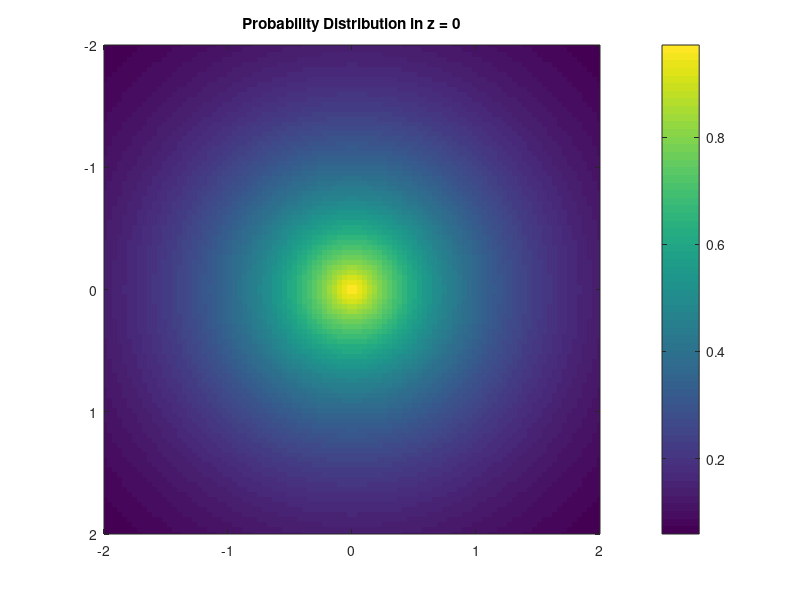

This figure's MATLAB source: (Note: this script raises an error after producing the figure.)
%% Homework 9
%% Introduction
% * Author:                   Sulan Pathiranage
% * Class:                    ESE 582
% * Date:                     Updated 3/25/24

%% Probability
p0 = 1;
x = linspace(-2, 2, 100);
y = transpose(x);
p = sqrt(x.^2+y.^2);
I = 1/p0 * exp(-p/p0);
figure(1)
imagesc(x,y,I), xlim([-2 2]), ylim([-2,2]), colorbar, title("Probability Distribution in z = 0");
%% Shot Noise
I_max = 3;
lambda = 561e-9;
d= 15e-3;

x_pix = 1920; % pixel numbers of CMOS camera
y_pix = 1200;
pix_size = 5.86e-6; % pixel size of CMOS camera
[X, Y] = meshgrid( linspace(-x_pix*pix_size/2,x_pix*pix_size/2,x_pix), linspace(-y_pix*pix_size/2,y_pix*pix_size/2,y_pix));
x = X(1,:);
y = Y(:,1);


w1 = 3e-6;
w2 = 3.1e-6;
I1 = 0.5*I_max*(1+cos(2*pi*X*(w1/(lambda*d))));
I2 = 0.5*I_max*(1+cos(2*pi*X*(w2/(lambda*d))));

%noise
param = 3;
shotnoisei1 = poissrnd(param, size(I1));
shotnoisei2 = poissrnd(param, size(I2));

I1_noisy = poissrnd(I1);
I2_noisy = poissrnd(I2);
%I1_noisyd = I1 + shotnoisei1;
%I2_noisyd = I2+shotnoisei2;

%fit
interferenceEqn = '1/2 * a * (1 + cos(2*pi*x*b/(561E-9*15E-3) + c)) + d';
initGuess1 = [max(I1_noisy(:))-min(I1_noisy(:)) 2.5e-6 0 min(I1_noisy(:))];
initGuess2 = [max(I2_noisy(:))-min(I2_noisy(:)) 2.5e-6 0 min(I2_noisy(:))];
f1 = fit(X(:),I1_noisy(:),interferenceEqn,'Start',initGuess1);
f2 = fit(X(:),I2_noisy(:),interferenceEqn,'Start',initGuess2);

fh = figure(2);
fh.WindowState = 'maximized';
subplot(2,2,1), imagesc(x, y, I1), title("Intensity \omega = 3.0\mum"), colorbar, xlabel("Distance (m)"), ylabel("Distance (m)");
subplot(2,2,2), imagesc(x,y,I2), title("Intensity \omega = 3.1\mum"), colorbar, xlabel("Distance (m)"), ylabel("Distance (m)");
subplot(2,2,3), imagesc(x, y, I1_noisy), title("Noisy Intensity \omega = 3.0\mum"), colorbar, xlabel("Distance (m)"), ylabel("Distance (m)");
subplot(2,2,4), imagesc(x,y,I2_noisy), title("Noisy Intensity \omega = 3.1\mum"), colorbar, xlabel("Distance (m)"), ylabel("Distance (m)");
disp("Fit of w = 3e-6 m:")
disp(f1);
disp("Fit of w = 3.1e-6 m")
disp(f2);
